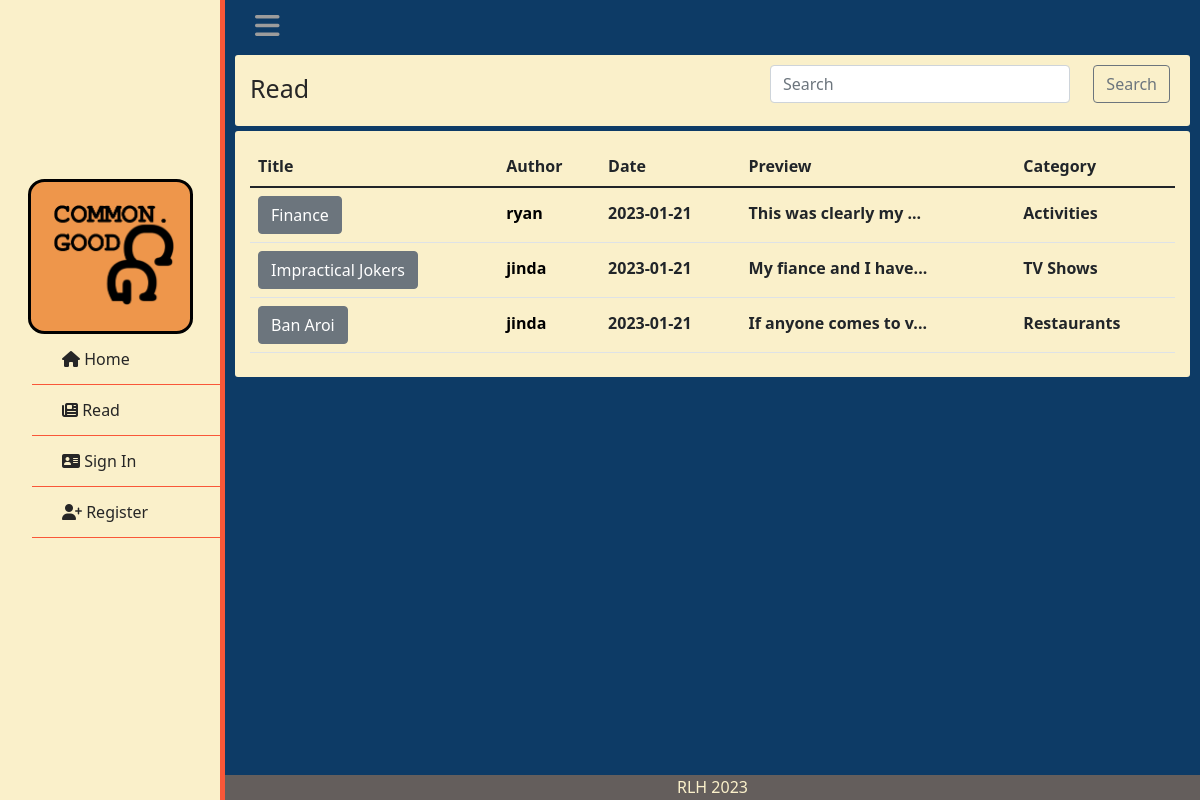
The app's page /read with its own data.
### tables this page shows
CREATE TABLE categories (post_id INTEGER NOT NULL REFERENCES posts(post_id), category TEXT NOT NULL);

CREATE TABLE posts (user_id INTEGER REFERENCES user(id), post_id INTEGER PRIMARY KEY AUTOINCREMENT, title TEXT NOT NULL, body TEXT NOT NULL, time TIMESTAMP NOT NULL);

CREATE TABLE users (id INTEGER PRIMARY KEY AUTOINCREMENT, username TEXT NOT NULL, hash TEXT NOT NULL, ismod TEXT NOT NULL);

### app.py (the view)
@app.route("/read", methods=["GET","POST"])
def read():
    if request.method == "POST":
        search = request.form.get("search")
        search = search.split(' ')
        data = []
        pids = []
        for term in search:
            term = f"%{term}%"
            temp = select("data.db", "SELECT * FROM users JOIN (SELECT * FROM posts JOIN categories ON posts.post_id = categories.post_id) ON id = user_id WHERE title LIKE (?) OR username LIKE (?) ORDER BY time DESC;", (term, term))
            for post in temp:
                if post["post_id"] not in pids:
                    post["time"] = post["time"].split(' ')
                    pids.append(post["post_id"])
                    data.append(post)
        return render_template("read.html", posts=data)
    else:
        data = select("data.db", "SELECT * FROM users JOIN (SELECT * FROM posts JOIN categories ON  posts.post_id = categories.post_id) ON id = user_id ORDER BY time DESC;")
        for post in data:
            post["time"] = post["time"].split(' ')
        return render_template("read.html", posts=data)

### helpers.py (called while the page is built)
def select(database, query:str, query_variable=None):
    connection = sqlite3.connect(database)
    cur = connection.cursor()
    if not isinstance(query_variable, tuple) and query_variable != None:
        query_variable = tuple([query_variable])
    if query_variable == None:
        cur.execute(query)
    elif len(query_variable) > 1:
        cur.execute(query, query_variable)
    else:
        cur.execute(query, query_variable)
    names = list(map(lambda x: x[0], cur.description))
    db = cur.fetchall()
    dictlist = []
    for row in range(len(db)):
        currow = db[row]
        currowdict = {}
        for col in range(len(currow)):
            currowdict[names[col]] = currow[col]
        dictlist.append(currowdict)
    return dictlist

### templates/read.html (shortened to what this page needs)
{% extends "layout.html" %}
{% block main %}
    <div class="box">
        <p class="formtitle">Read</p>
        <form action="/read" method="post">
            <input autocomplete="off" type="text" id="sbar" class="form-control" name="search" placeholder="Search" aria-label="search">
            <button id="sbtn" class="btn btn-outline-secondary" type="submit" id="button-addon2">Search</button>
        </form>
    </div>
    <div class="box">
        <table class="table">
            <thead>
                <tr>
                    <th scope="col">Title</th>
                    <th scope="col">Author</th>
                    <th scope="col">Date</th>
                    <th scope="col">Preview</th>
                    <th scope="col">Category</th>
                </tr>
            </thead>
            <tbody>
            {% for row in posts: %}
            <tr class="postrow">
                <th scope="row"><form action="/review" method="post"><button class="btn btn-secondary" type="submit" name="id" value="{{ row['post_id'] }}">{{ row["title"] }}</button></form></th>
                <th><form action="/usrprofile" method="post"><button type="submit" name="id" value="{{ row['id'] }}" class="proflink">{{ row["username"] }}</button></form></th>
                <th>{{ row["time"][0] }}</th>
                <th>{{ row["body"][:20] }}...</th>
                <th>{{ row["category"] }}</th>
            </tr>
            {% endfor %}
            </tbody>
        </table>
    </div>
{% endblock %}

### static/styles.css (style rules this page uses)
* { list-style: none; text-decoration: none; margin: 0; padding: 0; box-sizing: border-box; font-family: system-ui, -apple-system, BlinkMacSystemFont, 'Segoe UI', Roboto, Oxygen, Ubuntu, Cantarell, 'Open Sans', 'Helvetica Neue', sans-serif; transition: all 0.5s ease; }
.box { background-color: #FAF0CA; padding: 15px 15px 8px 15px; margin-left: 10px; margin-right: 10px; margin-top:5px; margin-bottom: 5px; border-radius: 3px; }
.formtitle { margin-bottom: 10px; font-size: 25px; color: #262626; }
.postrow { vertical-align: baseline; }
.proflink { background-color: #FAF0CA; border: none; font-weight: bold; }
#sbar { width: 300px; position: absolute; right: 130px; top: 65px; transition: 0.5s ease; }
#sbtn { position: absolute; right: 30px; top: 65px; transition: 0.5s ease; }
body { background: #0D3B66; }

### records on screen
categories: {{ row['post_id'] }} 25 (drawn), title "Finance", {{ row['id'] }} 29 (drawn), username "ryan", row "2023-01-21", body "This was clearly my", category "Activities"
categories: {{ row['post_id'] }} 24 (drawn), title "Impractical Jokers", {{ row['id'] }} 30 (drawn), username "jinda", row "2023-01-21", body "My fiance and I have", category "TV Shows"
categories: {{ row['post_id'] }} 23 (drawn), title "Ban Aroi", {{ row['id'] }} 30 (drawn), username "jinda", row "2023-01-21", body "If anyone comes to v", category "Restaurants"
